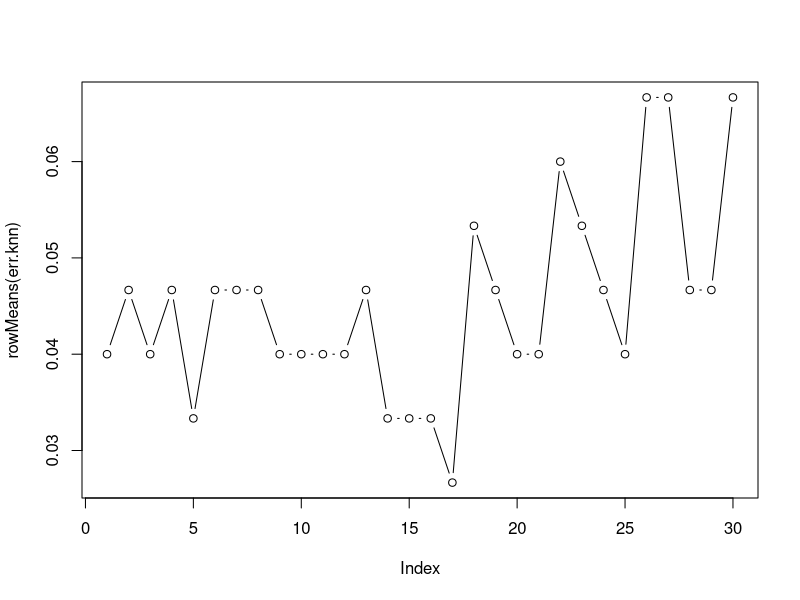

Write R code to recreate this figure.
## ---- chunk 1
knitr::opts_chunk$set(echo = TRUE)
## ---- chunk 2
data(iris)
?iris
colnames(iris)
## ---- chunk 3
X = iris[,-5]
Y = iris$Species
## ---- chunk 4
# Shuffle the data that are orginally sorted by class
ord = sample(nrow(X))
X = X[ord,]; Y = Y[ord]

# Split the data
learn = 1:100
X.learn = X[learn,]; Y.learn = Y[learn]
X.val = X[-learn,]; Y.val = Y[-learn]
## ---- chunk 5
library(MASS)
# Learning with LDA on the learning set
f = lda(X.learn,Y.learn)
## ---- chunk 6
#Prediction of the validation set
out = predict(f,X.val)

# Compute the validation classification error
err.lda = sum(Y.val != out$class) / length(Y.val)
err.lda
## ---- chunk 7
X = iris[,-5]; Y = iris$Species
ord = sample(nrow(X))
X = X[ord,]; Y = Y[ord]

# Define the folds
V = 15
fold = rep(1:V,nrow(X)/V)
err.lda = rep(NA,V)

# Do the CV
for (v in 1:V){
  X.learn = X[fold!=v,]; Y.learn = Y[fold!=v]
  X.val = X[fold==v,]; Y.val = Y[fold==v]
  f = lda(X.learn,Y.learn)
  out = predict(f,X.val)
  err.lda[v] = sum(Y.val != out$class) / length(Y.val)
}

# Average the resulta
cat('> LDA:',mean(err.lda),'+/-',sd(err.lda),'\n')
## ---- chunk 8
ord = sample(nrow(X))
X = X[ord,]; Y = Y[ord]

# Split the data
learn = 1:100
X.learn = X[learn,]; Y.learn = Y[learn]
X.val = X[-learn,]; Y.val = Y[-learn]

# Learning and prediction with kNN
library(class)
out = knn(X.learn,X.val,Y.learn,k = 5)
err.knn = sum(Y.val != out) / length(Y.val)
err.knn
## ---- chunk 9
library(class)
ord = sample(nrow(X))
X = X[ord,]; Y = Y[ord]

# Define the folds
V = 15
fold = rep(1:V,nrow(X)/V)

# Do the CV
K.max = 30
err.knn = matrix(NA,K.max,V)
for (k in 1:K.max){
  for (v in 1:V){
    X.learn = X[fold!=v,]; Y.learn = Y[fold!=v]
    X.val = X[fold==v,]; Y.val = Y[fold==v]
    out = knn(X.learn,X.val,Y.learn,k = k)
    err.knn[k,v] = sum(Y.val != out) / length(Y.val)
  }
}

plot(rowMeans(err.knn), type='b')
## ---- chunk 10
knn.cv <- function(X,Y,K.max = 30,V = 15){
  # Define the folds
  fold = rep(1:V,nrow(X)/V)
  
  # Do the CV
  err.knn = matrix(NA,K.max,V)
  for (k in 1:K.max){
    for (v in 1:V){
      X.learn = X[fold!=v,]; Y.learn = Y[fold!=v]
      X.val = X[fold==v,]; Y.val = Y[fold==v]
      out = knn(X.learn,X.val,Y.learn,k = k)
      err.knn[k,v] = sum(Y.val != out) / length(Y.val)
    }
  }
  return(which.min(rowMeans(err.knn)))
}
## ---- chunk 11
X = iris[,-5]; Y = iris$Species
ord = sample(nrow(X))
X = X[ord,]; Y = Y[ord]

# Define the folds
V = 15
fold = rep(1:V,nrow(X)/V)
err.lda = rep(NA,V)
err.knn = rep(NA,V)

# Do the CV
for (v in 1:V){
  X.learn = X[fold!=v,]; Y.learn = Y[fold!=v]
  X.val = X[fold==v,]; Y.val = Y[fold==v]
  
  # LDA
  f = lda(X.learn,Y.learn)
  out = predict(f,X.val)
  err.lda[v] = sum(Y.val != out$class) / length(Y.val)
  
  # KNN
  k.star = knn.cv(X.learn,Y.learn,K.max = 30,V = 15)
  out = knn(X.learn,X.val,Y.learn,k = k.star)
  err.knn[v] = sum(Y.val != out) / length(Y.val)
}

# Average the result
cat('> LDA:',mean(err.lda),'+/-',sd(err.lda),'\n')
cat('> KNN:',mean(err.knn),'+/-',sd(err.knn),'\n')
